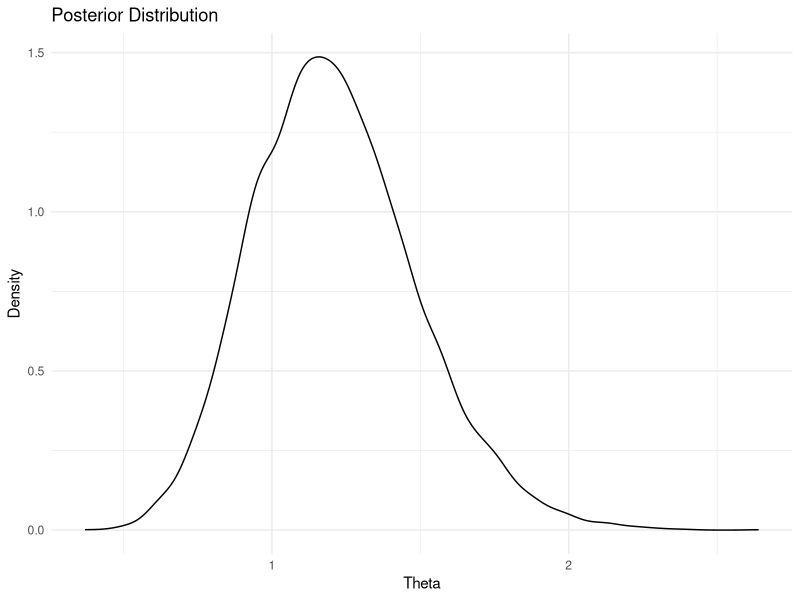
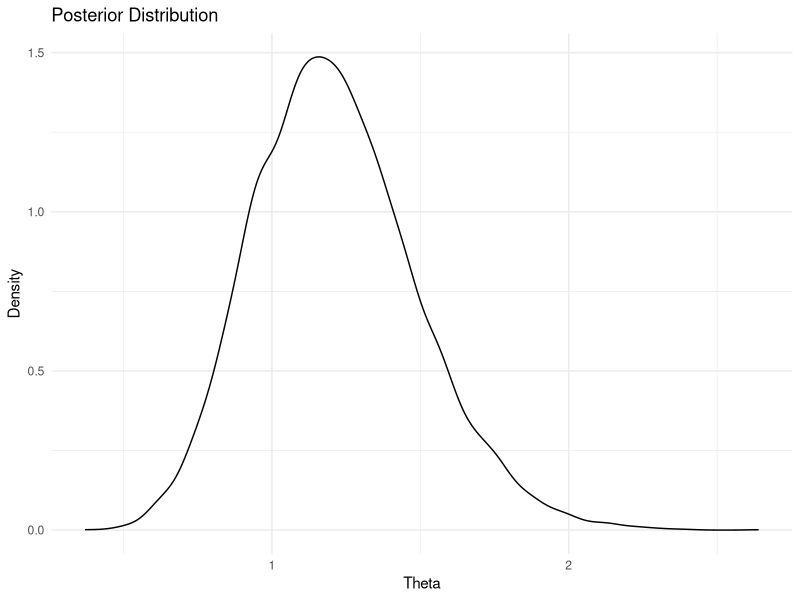

The R source for these figures, in order:
## ---- chunk 1

if(!require(bayestestR)) {
  install.packages("bayestestR")
}

library(bayestestR)
library(ggplot2)

set.seed(42)
## ---- chunk 2

# Parameters
alpha <- 15
beta <- 15

data <- c(3.59, 1.23, 1.47, 0.32, 2.09)

# Posterior
n <- length(data)
sum_log_data <- sum(log(data))

# Samples from posterior
posterior_samples <- rgamma(10000, shape = n + alpha, rate = beta + sum_log_data)

# Calculate 95% credible interval
credible_interval <- quantile(posterior_samples, probs = c(0.025, 0.975))
print(paste("95% Credible Interval: [", credible_interval[1], ", ", credible_interval[2], "]", sep = ""))

# Calculate 95% HPD interval
hpd_interval <- bayestestR::hdi(posterior_samples, ci = 0.95)
print(paste("95% HPD Interval: [", hpd_interval$CI_low, ", ", hpd_interval$CI_high, "]", sep = ""))


# Posterior dist plot
ggplot() + 
  geom_density(aes(x = posterior_samples)) + 
  theme_minimal() +
  labs(title = "Posterior Distribution", x = "Theta", y = "Density")
## ---- chunk 3


# Take samples from uninformed posterior
posterior_samples_un <- rgamma(10000, shape = n, rate = sum_log_data)

# Calculate 95% credible interval
credible_interval_un <- quantile(posterior_samples_un, probs = c(0.025, 0.975))
print(paste("95% Credible Interval: [", credible_interval_un[1], ", ", credible_interval_un[2], "]", sep = ""))

# Calculate 95% HPD interval
hpd_interval_un <- bayestestR::hdi(posterior_samples_un, ci = 0.95)
print(paste("95% HPD Interval: [", hpd_interval_un$CI_low, ", ", hpd_interval_un$CI_high, "]", sep = ""))


# Posterior dist plot
ggplot() + 
  geom_density(aes(x = posterior_samples)) + 
  theme_minimal() +
  labs(title = "Posterior Distribution", x = "Theta", y = "Density")
## ---- chunk 4

# MLE
theta_mle <- n / sum_log_data

# SE
se_theta <- theta_mle / sqrt(n)

# 95% confidence interval
z_value <- 1.96  
ci_lower <- theta_mle - z_value * se_theta
ci_upper <- theta_mle + z_value * se_theta

# Print results
cat("MLE of theta:", theta_mle, "\n")
cat("Standard Error:", se_theta, "\n")
cat("95% Confidence Interval: [", ci_lower, ",", ci_upper, "]\n")
## ---- chunk 5

# Data
x <- c(2, 4, 5, 3, 8, 10, -2, 1, -1, 2, 5, 5)
set.seed(42)

# Parameters
replications <- 2000

# Bootstrap
bootstrap_medians <- rep(NA, replications)
for (i in 1:replications) {
  sample_x <- sample(x, length(x), replace = TRUE)
  bootstrap_medians[i] <- median(sample_x)
}

# Calculate Bootstrap SE
bootstrap_se <- sd(bootstrap_medians)

cat("Bootstrap SE for the median:", bootstrap_se, "\n")


## ---- chunk 6

# Jackknife: Leave-one-out approach to calculate the median
n <- length(x)
jackknife_medians <- rep(NA, n)

for (i in 1:n) {
  jackknife_sample <- x[-i]
  jackknife_medians[i] <- median(jackknife_sample)
}

# Calculate the Jackknife estimate of the SE
jackknife_mean <- mean(jackknife_medians)
jackknife_se <- sqrt((n - 1) * mean((jackknife_medians - jackknife_mean)^2))

cat("Jackknife SE for the median:", jackknife_se, "\n")
